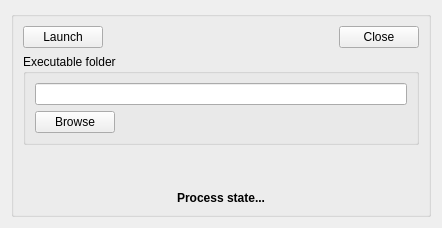
        <widget class="QWidget" name="tabCameraSoftware">
         <attribute name="title">
          <string>Camera Software</string>
         </attribute>
         <layout class="QVBoxLayout" name="verticalLayout_3">
          <item>
           <widget class="QGroupBox" name="groupBoxCameraSoftware">
            <property name="font">
             <font>
              <pointsize>8</pointsize>
              <weight>50</weight>
              <bold>false</bold>
             </font>
            </property>
            <property name="styleSheet">
             <string notr="true"/>
            </property>
            <property name="title">
             <string/>
            </property>
            <property name="alignment">
             <set>Qt::AlignCenter</set>
            </property>
            <property name="flat">
             <bool>false</bool>
            </property>
            <layout class="QVBoxLayout" name="verticalLayout_8">
             <item>
              <layout class="QHBoxLayout" name="horizontalLayout_4">
               <item>
                <widget class="QPushButton" name="pushButtonCameraSoftwareLaunch">
                 <property name="font">
                  <font>
                   <pointsize>9</pointsize>
                  </font>
                 </property>
                 <property name="text">
                  <string>Launch</string>
                 </property>
                </widget>
               </item>
               <item>
                <spacer name="horizontalSpacer_2">
                 <property name="orientation">
                  <enum>Qt::Horizontal</enum>
                 </property>
                 <property name="sizeHint" stdset="0">
                  <size>
                   <width>230</width>
                   <height>20</height>
                  </size>
                 </property>
                </spacer>
               </item>
               <item>
                <widget class="QPushButton" name="pushButtonCameraSoftwareClose">
                 <property name="font">
                  <font>
                   <pointsize>9</pointsize>
                  </font>
                 </property>
                 <property name="text">
                  <string>Close</string>
                 </property>
                </widget>
               </item>
              </layout>
             </item>
             <item>
              <widget class="QGroupBox" name="groupBoxExecutableFolder">
               <property name="font">
                <font>
                 <pointsize>9</pointsize>
                </font>
               </property>
               <property name="title">
                <string>Executable folder</string>
               </property>
               <layout class="QGridLayout" name="gridLayout">
                <item row="1" column="0">
                 <widget class="QPushButton" name="pushButtonExecutableFolderBrowse">
                  <property name="font">
                   <font>
                    <pointsize>9</pointsize>
                   </font>
                  </property>
                  <property name="text">
                   <string>Browse</string>
                  </property>
                 </widget>
                </item>
                <item row="1" column="1">
                 <spacer name="horizontalSpacer">
                  <property name="orientation">
                   <enum>Qt::Horizontal</enum>
                  </property>
                  <property name="sizeHint" stdset="0">
                   <size>
                    <width>210</width>
                    <height>3</height>
                   </size>
                  </property>
                 </spacer>
                </item>
                <item row="0" column="0" colspan="3">
                 <widget class="QLineEdit" name="lineEditExecutableFolder">
                  <property name="font">
                   <font>
                    <pointsize>9</pointsize>
                   </font>
                  </property>
                 </widget>
                </item>
               </layout>
              </widget>
             </item>
             <item>
              <spacer name="verticalSpacer_2">
               <property name="orientation">
                <enum>Qt::Vertical</enum>
               </property>
               <property name="sizeHint" stdset="0">
                <size>
                 <width>20</width>
                 <height>40</height>
                </size>
               </property>
              </spacer>
             </item>
             <item>
              <widget class="QLabel" name="labelCameraSoftwareState">
               <property name="font">
                <font>
                 <pointsize>9</pointsize>
                 <weight>75</weight>
                 <bold>true</bold>
                </font>
               </property>
               <property name="text">
                <string>Process state...</string>
               </property>
               <property name="alignment">
                <set>Qt::AlignCenter</set>
               </property>
               <property name="wordWrap">
                <bool>true</bool>
               </property>
              </widget>
             </item>
            </layout>
           </widget>
          </item>
         </layout>
        </widget>
